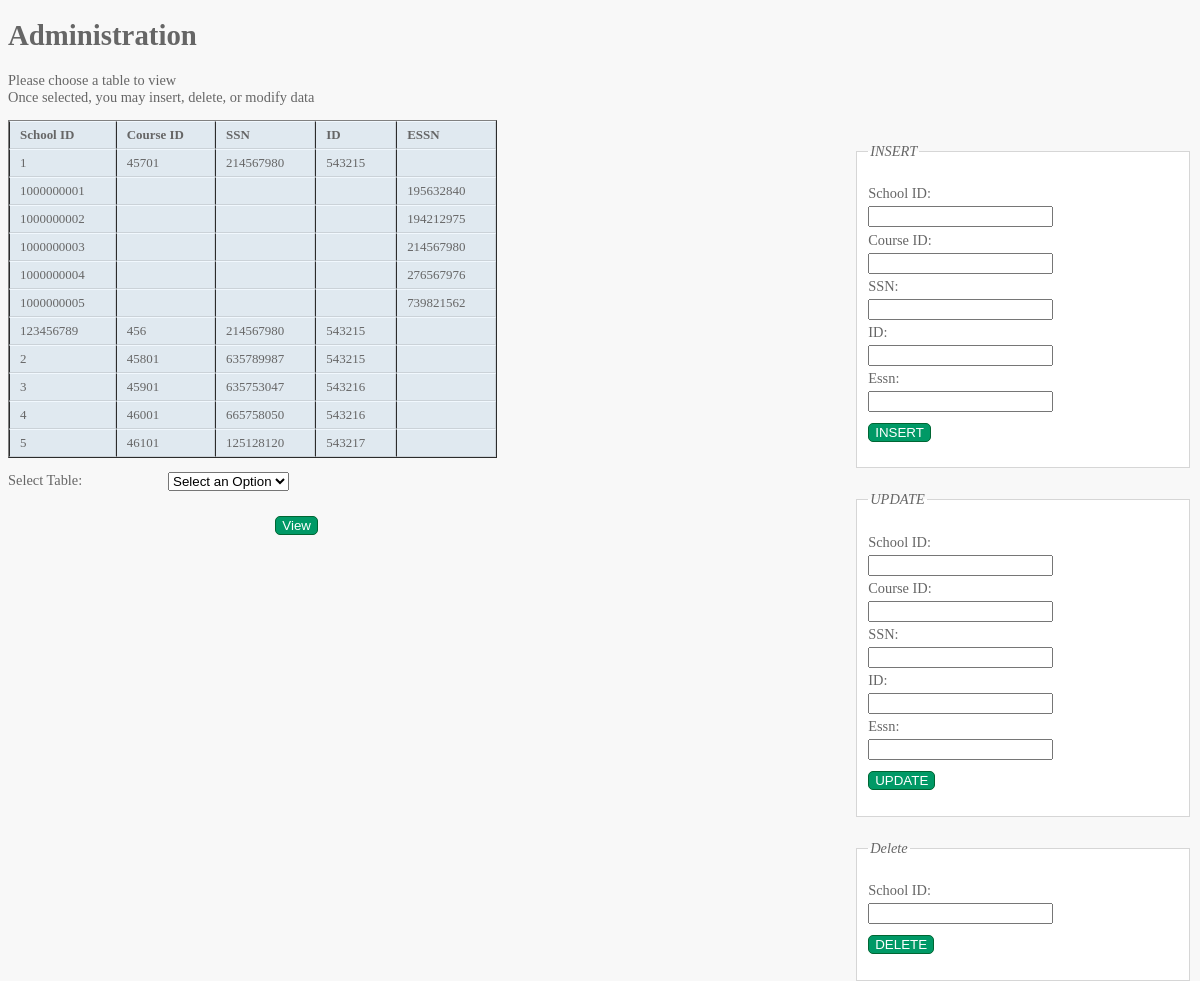
Screenshot of /department_list.php with the database file from the repository.
### tables this page shows
CREATE TABLE IF NOT EXISTS SCHOOLDEPT
(	schoolID	CHAR(10)		NOT NULL,
	courseID	CHAR(5),
	Ssn			CHAR(9),
	ID			CHAR(7),
	Essn		CHAR(9),
    PRIMARY KEY (schoolID),
    FOREIGN KEY (courseID) REFERENCES CLASS(courseID),
	FOREIGN KEY (Ssn) REFERENCES TEACHER(Ssn),
    FOREIGN KEY (ID) REFERENCES SYSTEMADMIN(ID),
	FOREIGN KEY (Essn) REFERENCES REGEMPLOYEE(Ssn));

### department_list.php (the view, shortened to what this page needs)
<!DOCTYPE html>
<html>
	<head>
  	<link href="pagestyle.css" type="text/css" rel="stylesheet" />
	</head>
	<body>
		<h1>Administration</h1>
		<p>Please choose a table to view<br /> Once selected, you may insert, delete, or modify data</p>
		<div id="controlBox">
			<div id="insert">
        <form action="department_list.php" method="post">
			<fieldset>
				<legend>INSERT</legend>
				<p>
					<label class="title" for="schoolID">School ID:</label>
					<input type="text" name="schoolID" id="schoolID" required="required"><br />
					<label class="title" for="courseID">Course ID:</label>
					<input type="text" name="courseID" id="courseID" required="required"><br />
          <label class="title" for="ssn">SSN:</label>
  				<input type="text" name="ssn" id="ssn" required="required"><br />
					<label class="title" for="id">ID:</label>
					<input type="text" name="id" id="id" required="required"><br />
					<label class="title" for="essn">Essn:</label>
					<input type="text" name="essn" id="essn" required="required"><br />
					<input type="submit" name="add" value="INSERT" />
        </form>
				</div>
					<div id="update">
            <form action="department_list.php" method="post">
					<fieldset>
						<legend>UPDATE</legend>
						<p>
              <label class="title" for="schoolID">School ID:</label>
    					<input type="text" name="schoolID" id="schoolID" required="required"><br />
    					<label class="title" for="courseID">Course ID:</label>
    					<input type="text" name="courseID" id="courseID" required="required"><br />
              <label class="title" for="ssn">SSN:</label>
      				<input type="text" name="ssn" id="ssn" required="required"><br />
    					<label class="title" for="id">ID:</label>
    					<input type="text" name="id" id="id" required="required"><br />
    					<label class="title" for="essn">Essn:</label>
    					<input type="text" name="essn" id="essn" required="required"><br />
							<input type="submit" name="edit" value="UPDATE" />
            </form>
						</div>
						<div id="delete">
              <form action="department_list.php" method="post">
						<fieldset>
							<legend>Delete</legend>
							<p><label class="title" for="schoolID">School ID:</label>
								<input type="text" name="schoolID" id="schoolID" required="required"><br />
								<input type="submit" name = "delete" value="DELETE" />
              </form>
							</div>
		</div>
    <div id="main">
     <table border=1>
       <tr>
       <th>School ID</th>
       <th>Course ID</th>
			 <th>SSN</th>
       <th>ID</th>
       <th>ESSN</th>
       </tr>
<?php
include 'db.inc.php';
if (!($connection = @ mysql_connect($hostName, $username,
  $password)))
  showerror();
    $query = "SELECT * FROM schooldept";
    if (!($result = @ mysql_query ($query, $connection)))
      showerror();
    while ($row = @ mysql_fetch_array($result))
      echo "<tr>
    <td>{$row["schoolID"]}</td>
    <td>{$row["courseID"]}</td>
		<td>{$row["Ssn"]}</td>
    <td>{$row["ID"]}</td>
    <td>{$row["Essn"]}</td>
    </tr>";
  ?>
</table>
<form action="admins_home.php" method="post">
<p><label class="title" for="selectTable"> Select Table:</label>
<select name="selectTable" id="selectTable">
	<option value="" disabled selected>Select an Option</option>
</select></p>
<div class="submit">
 <input type="submit" value="View" />
</div>
</form>
 </div>
 </body>
</html>

### PAUL UPDATED FINAL REPORT FILES/css/pagestyle.css (style rules this page uses)
body { font=family: Arial, Verdana, sans-serif; font-size: 90%; color: #666666; background-color: #f8f8f8; }
table { border-spacing: 0px; }
th, td { padding: 5px 30px 5px 10px; border-spacing: 0px; font-size: 90%; margin: 0px; }
th,td { text-align: left; background-color: #e0e9f0; border-top: 1px solid #f1f8fe; border-bottom: 1px solid #cbd2d8; border-right: 1px solid #cbd2d8; }
td { text-shadow: 1px 1px p1x #ffffff; }
fieldset { width: 310px; margin-top:20px; border: 1px solid #d6d6d6; background-color: #ffffff; line-height: 1.6em; }
legend { font-style: italic; color: #666666; }
input[type="submit"] { border: 1px solid #006633; background-color: #009966; color: #ffffff; border-radius: 5px; padding 5px; margin-top: 10px; }
.title { float: left; width: 160px; clear: left; }
.submit { width: 310px; text-align: right; }
#controlBox { float:right; }

### rows the page displays
schooldept: schoolID "1", courseID "45701", Ssn "214567980", ID "543215"
schooldept: schoolID "1000000001", Essn "195632840"
schooldept: schoolID "1000000002", Essn "194212975"
schooldept: schoolID "1000000003", Essn "214567980"
schooldept: schoolID "1000000004", Essn "276567976"
schooldept: schoolID "1000000005", Essn "739821562"
schooldept: schoolID "123456789", courseID "456", Ssn "214567980", ID "543215"
schooldept: schoolID "2", courseID "45801", Ssn "635789987", ID "543215"
schooldept: schoolID "3", courseID "45901", Ssn "635753047", ID "543216"
schooldept: schoolID "4", courseID "46001", Ssn "665758050", ID "543216"
schooldept: schoolID "5", courseID "46101", Ssn "125128120", ID "543217"
